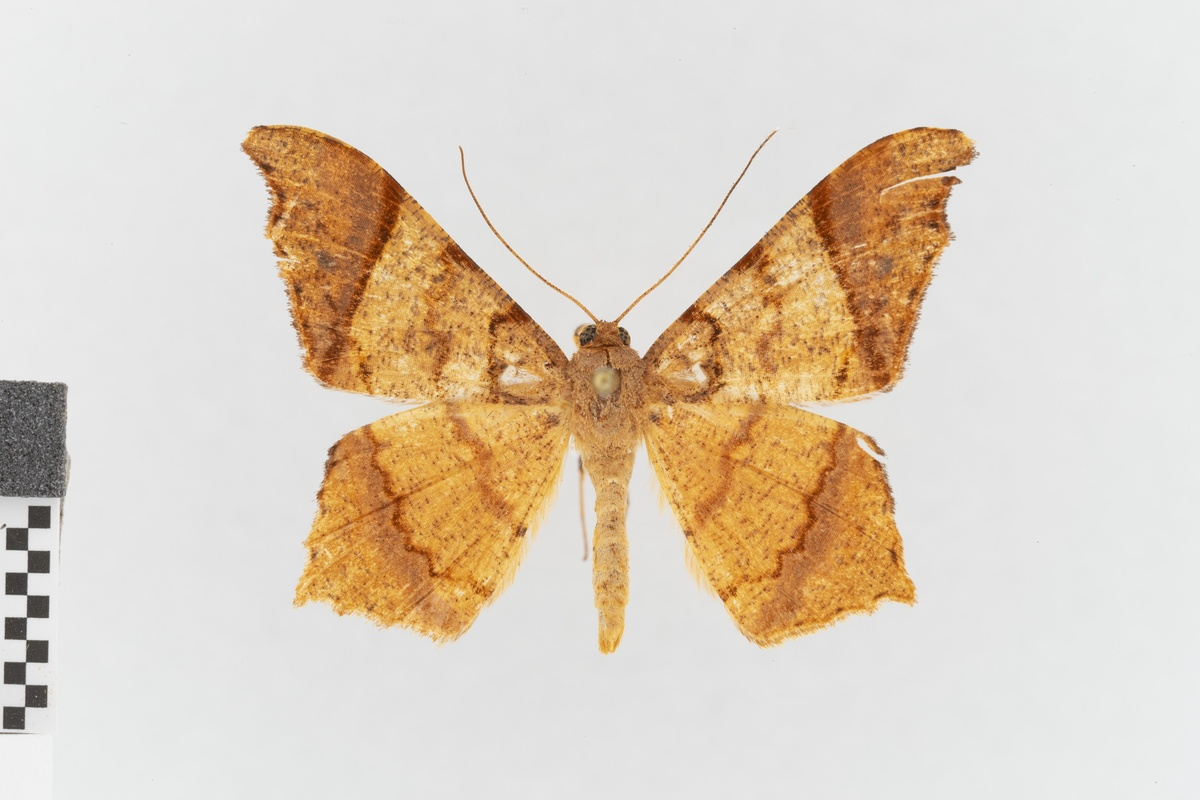
#> input picture examples/example.jpg, 1200 x 800 px; its folder holds only this picture in this run
$ python -i segmentation.py   (imports and definitions only)
#> lines starting #> are read from the running program, lines starting #| are printed output that depends on the picture
### lepy/binarization/__init__.py
from lepy.binarization.otsu import otsu
from lepy.binarization.gauss_local import gauss_local
from lepy.binarization.grabcut import stable_grabcut
from lepy.binarization.grabcut import grabcut
from lepy.binarization.unet import unet
from lepy.binarization.flatbug import flatbug

def binarize(im, chan, method: str):

    if method == "otsu":
        return otsu(chan)

    elif method == "gauss_local":
        return gauss_local(chan)

    elif method.startswith("grabcut"):
        return stable_grabcut(im, chan, n_rounds=5,
                              plus="+" in method,
                              use_otsu="otsu" in method,
                              rescale_factor=1/4)

    elif method == "unet":
        return unet(im)

    elif method == "flatbug":
        return flatbug(im)

    else:
        raise ValueError(f"Unknown method: {method}!")

__all__ = [
    "binarize",
    "otsu",
    "gauss_local",
    "grabcut",
    "stable_grabcut",
    "unet",
]

### lepy/outputs/__init__.py
from dataclasses import dataclass
from dataclasses import field

from lepy.outputs.definitions import Size
from lepy.outputs.definitions import Statistic
from lepy.outputs.definitions import Contour
from lepy.outputs.definitions import Calibration
from lepy.outputs.definitions import PointsOfInterest
from lepy.outputs.definitions import Box
from lepy.outputs.definitions import Coord
from lepy.outputs.definitions import POIDist
from lepy.outputs.definitions import POIArea


def _default(factory):
    return field(default_factory=factory)

@dataclass
class Outputs:
    image: Size = _default(lambda: Size(width="image_width", height="image_height"))
    intensity: Statistic = _default(lambda: Statistic.new("intensity"))
    saturation: Statistic = _default(lambda: Statistic.new("saturation"))
    hue: Statistic = _default(lambda: Statistic.new("hue"))

    luminance: Statistic = _default(lambda: Statistic.new("luminance"))
    chromaticity_red: Statistic = _default(lambda: Statistic.new("chrom_red", display_name="Chromaticity red"))
    chromaticity_green: Statistic = _default(lambda: Statistic.new("chrom_green", display_name="Chromaticity green"))
    chromaticity_blue: Statistic = _default(lambda: Statistic.new("chrom_blue", display_name="Chromaticity blue"))
    chromaticity_uv: Statistic = _default(lambda: Statistic.new("chrom_uv", display_name="Chromaticity UV"))

    red: Statistic = _default(lambda: Statistic.new("red"))
    green: Statistic = _default(lambda: Statistic.new("green"))
    blue: Statistic = _default(lambda: Statistic.new("blue"))
    uv: Statistic = _default(lambda: Statistic.new("uv", display_name="UV"))
    rgbuv: Statistic = _default(lambda: Statistic.new("rgbuv", display_name="RGB-UV mixed"))

    contour: Contour = _default(lambda: Contour())
    calibration: Calibration = _default(lambda: Calibration())
    poi: PointsOfInterest = _default(lambda: PointsOfInterest())

    # [27 lines left out: function key2name, not called in this run]

OUTPUTS = Outputs()

__all__ = [
    "OUTPUTS",
    "Size",
    "Statistic",
    "Contour",
    "Calibration",
    "PointsOfInterest",
    "Box",
    "Coord",
    "POIDist",
    "POIArea",
]

### lepy/segmentation.py
import cv2
import typing as T
import numpy as np
import scipy as sp

from lepy import utils
from lepy.binarization import binarize
from lepy.outputs import OUTPUTS as OUTS


# [77 lines left out: function segment, not called in this run]

>>> import cv2
>>> picture = cv2.cvtColor(cv2.imread('../examples/example.jpg'), cv2.COLOR_BGR2RGB)
>>> result = segment(picture)
#> in segment, `hsv_im = cv2.cvtColor(im, cv2.COLOR_RGB2HSV)`: hsv_im: shape (800, 1200, 3); mean H, S, V 21.1, 37.6, 221.3
#> in segment, `H, S, V = hsv_im.transpose(2, 0, 1)`:
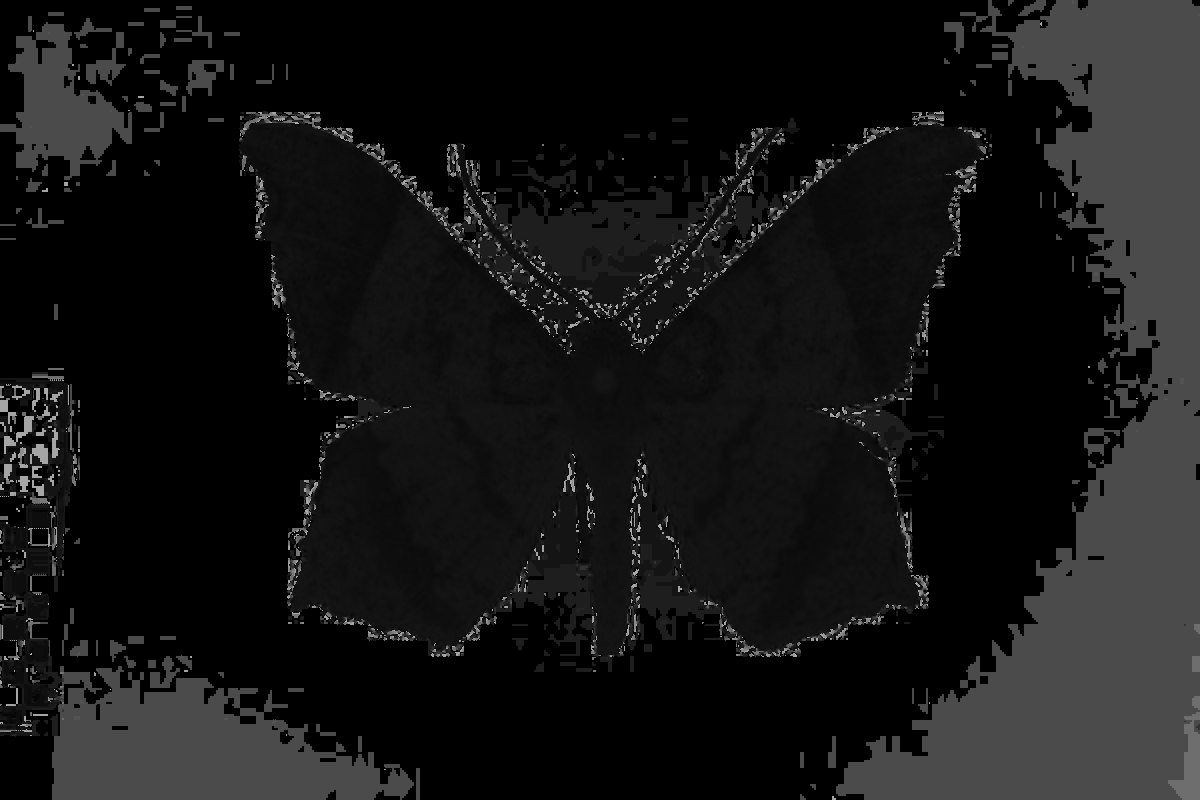
#> H: shape (800, 1200); min 0, max 177, mean 21.1
#> in segment, `H, S, V = hsv_im.transpose(2, 0, 1)`:
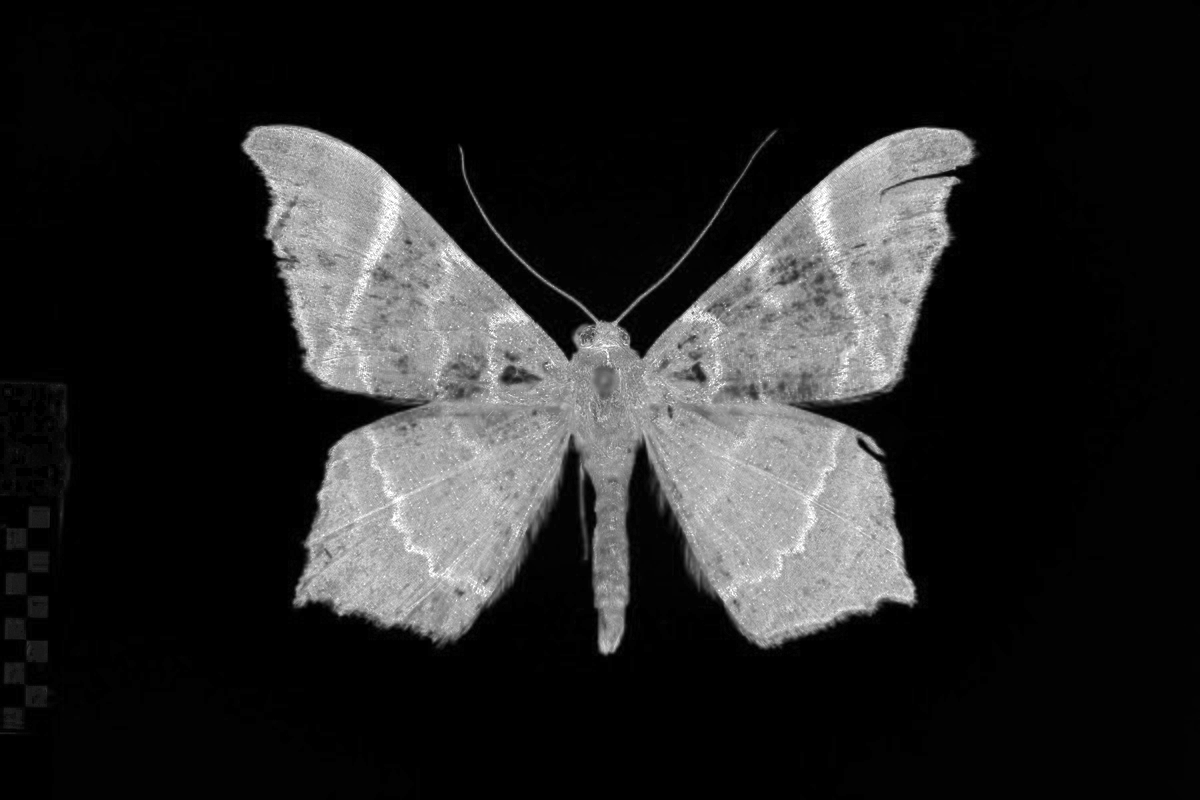
#> S: shape (800, 1200); min 0, max 255, mean 37.6
#> in segment, `H, S, V = hsv_im.transpose(2, 0, 1)`:
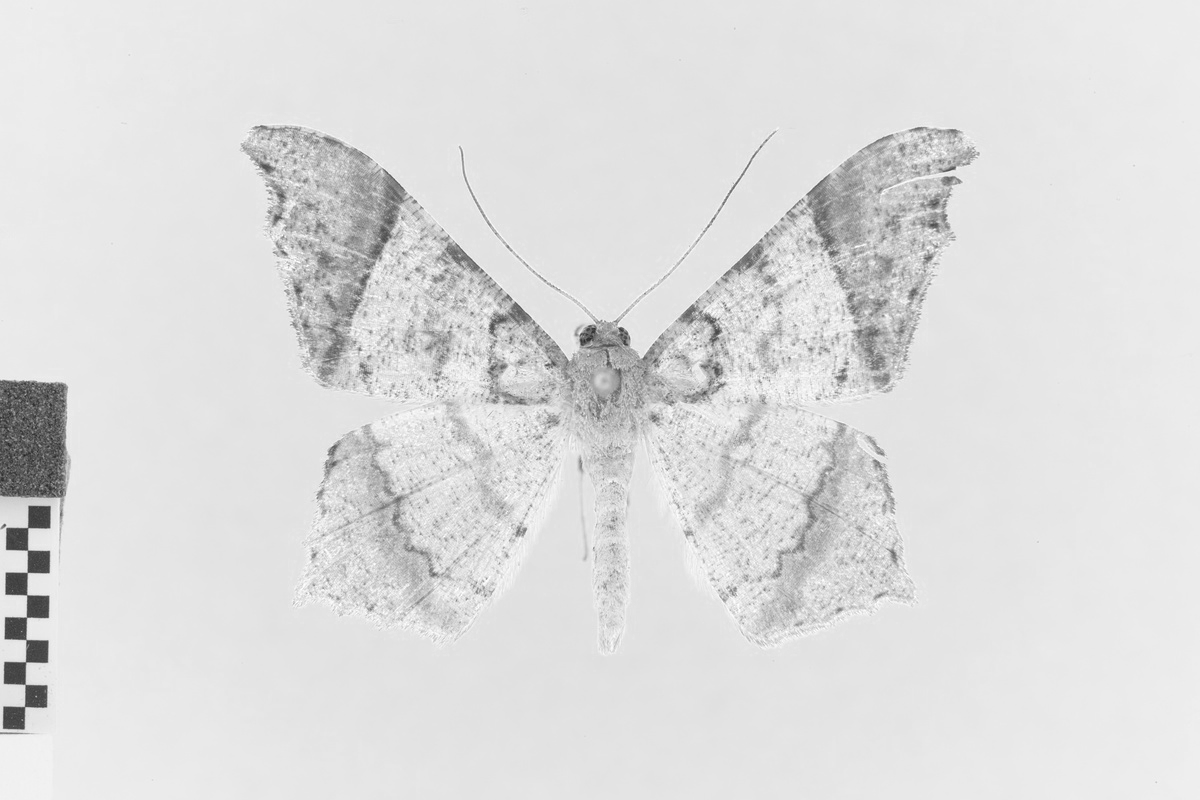
#> V: shape (800, 1200); min 33, max 255, mean 221.3
#> (the run stopped early here; a loop or call above may not have finished)
